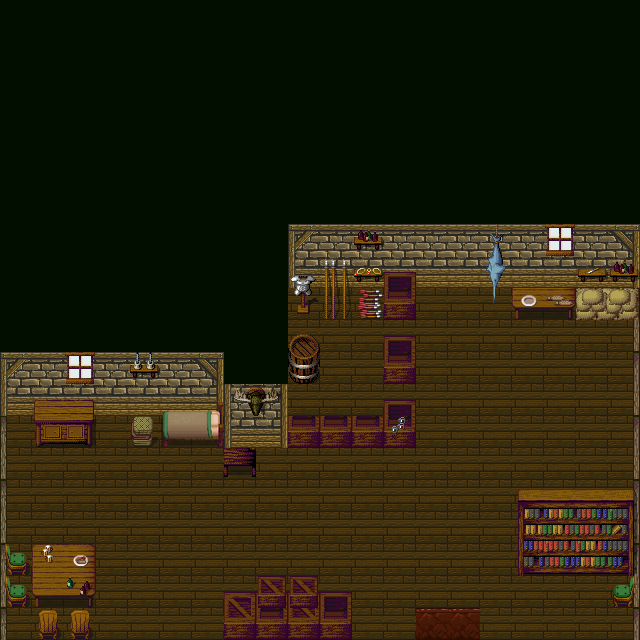

Rendered tile map (Tiled .tmx) drawn with the repository's tilesets; below, a short description and the map source with its tile grids summarised:
An orthogonal 20x20 tile map with 32x32 px tiles, 6 tile layers (merchantSpawn, villagerSpawn, ground, doorway, ...), 3 tilesets and 1 object (house1Exit).

<map version="1.0" orientation="orthogonal" renderorder="right-down" width="20" height="20" tilewidth="32" tileheight="32">
 <tileset firstgid="1" name="hyptosis_til-art-batch-2" tilewidth="32" tileheight="32">
  <image source="tilesets/hyptosis_til-art-batch-2.png" trans="ff00ff" width="960" height="960" />
 </tileset>
 <tileset firstgid="901" name="hyptosis_tile-art-batch-1" tilewidth="32" tileheight="32">
  <image source="tilesets/hyptosis_tile-art-batch-1.png" trans="ff00ff" width="960" height="960" />
 </tileset>
 <tileset firstgid="1801" name="TileC" tilewidth="32" tileheight="32">
  <image source="tilesets/TileC.png" trans="ff00ff" width="512" height="512" />
 </tileset>
 <layer name="merchantSpawn" width="20" height="20">
  <data>[400 cells, 1 non-empty, 1 distinct tile ids]</data>
 </layer>
 <layer name="villagerSpawn" width="20" height="20">
  <data>[400 cells, 2 non-empty, 1 distinct tile ids]</data>
 </layer>
 <layer name="ground" width="20" height="20">
  <data>[400 cells, 400 non-empty, 1 distinct tile ids]</data>
 </layer>
 <objectgroup name="objectDoorway" width="20" height="20">
  <object name="house1Exit" x="416" y="608" width="64" height="32">
   <properties>
    <property name="destX" value="-57" />
    <property name="destY" value="-77" />
    <property name="mapName" value="LargeMapGrasslands.tmx" />
   </properties>
  </object>
 </objectgroup>
 <layer name="doorway" width="20" height="20">
  <data>[400 cells, 2 non-empty, 1 distinct tile ids]</data>
 </layer>
 <layer name="collision" width="20" height="20">
  <data>[400 cells, 286 non-empty, 37 distinct tile ids]</data>
 </layer>
 <layer name="above" width="20" height="20">
  <data>[400 cells, 49 non-empty, 41 distinct tile ids]</data>
 </layer>
</map>
